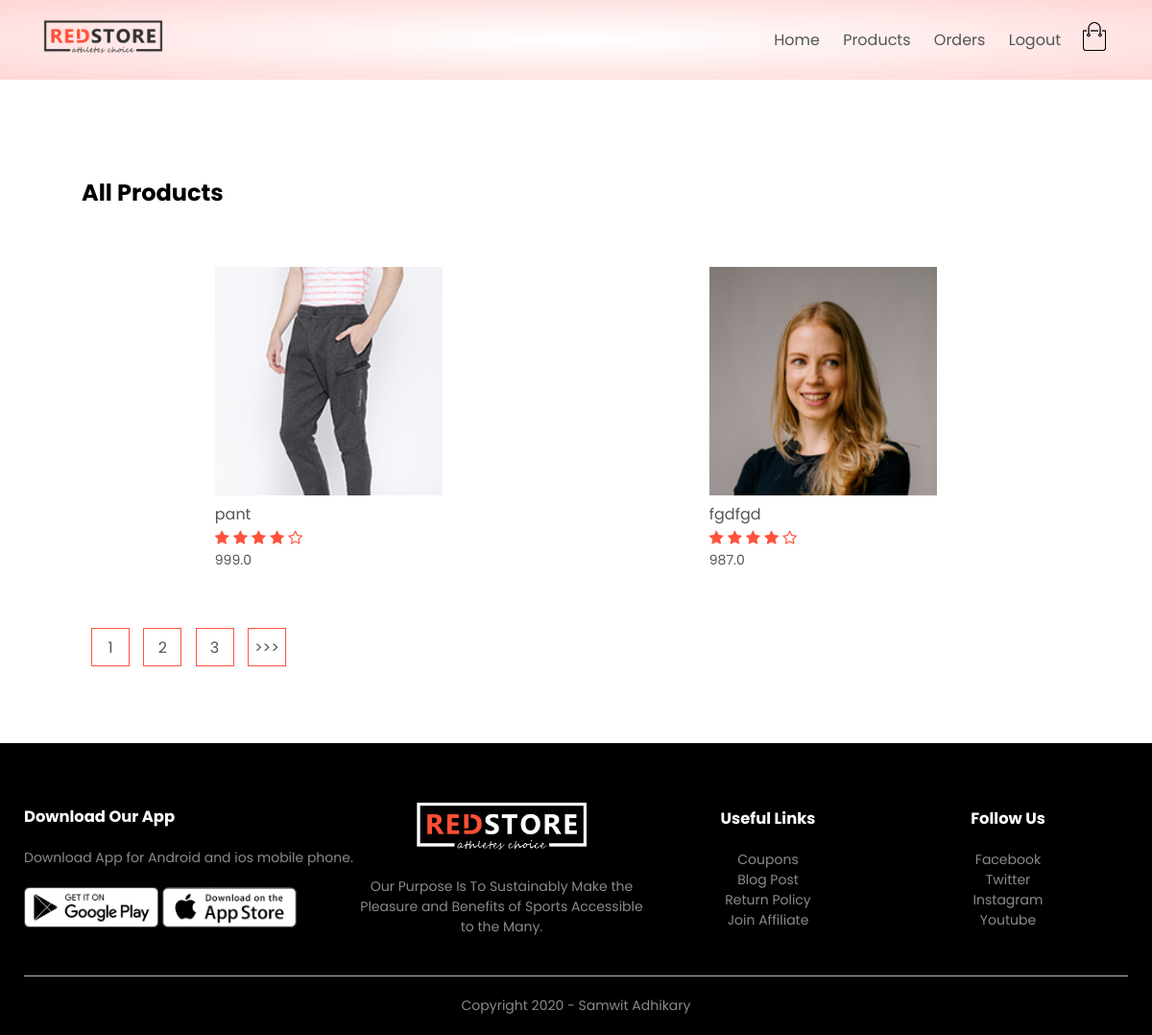
The app's page /product_list (signed in) with its own data.
### products/models.py (models this page shows, shortened)
class Product(models.Model):
    LIVE=1
    DELETE=0
    DELETE_CHOICES=((LIVE,'live'),(DELETE,'delete'))
    title=models.CharField(max_length=200)
    price=models.FloatField()
    description=models.TextField()
    image=models.ImageField(upload_to='media/')
    priority=models.IntegerField(default=0)
    delete_status=models.IntegerField(choices=DELETE_CHOICES,default=LIVE)
    created_at=models.DateTimeField(auto_now_add=True)
    updated_at=models.DateTimeField(auto_now=True)

### products/views.py (the view)
# urls.py: path('product_list',views.list_products,name='list_product'),
def list_products(request):
    page=1
    if request.GET:
        page=request.GET.get('page',1)
    product_list=Product.objects.order_by('-priority')
    product_paginator=Paginator(product_list,2)
    product_list=product_paginator.get_page(page)
    context={'products':product_list}
    return render(request,'products.html',context)

### products/templatetags/chunks.py (called while the page is built)
@register.filter(name='chunks')
def chunks(list_data,chunk_size):
    chunk=[]
    i=0
    for data in list_data:
        chunk.append(data)
        i=i+1
        if i==chunk_size:
            yield chunk
            i=0
            chunk=[]
    if chunk:
        yield chunk

### templates/products.html
{% extends 'blank_layout.html' %}
{% block content %}
{% include 'products_list.html' %}
{% endblock content %}

### templates/products_list.html (shortened to what this page needs)
{% load static %}
{% load chunks %}
<div class="small-container">
    <div class="row row-2">
        <h2>All Products</h2>
    </div>
    {% for product_chunks in products|chunks:4 %}
    <div class="row">
        {% for product in product_chunks %}
        <div class="col-4">
            <a href="{% url 'detail_product' product.id %}"><img src="{{ product.image.url }}"></a>
            <h4>{{ product.title }}</h4>
            <div class="rating">
                <i class="fa fa-star"></i>
                <i class="fa fa-star"></i>
                <i class="fa fa-star"></i>
                <i class="fa fa-star"></i>
                <i class="fa fa-star-o"></i>
            </div>
            <p>{{ product.price }}</p>
        </div>
        {% endfor %}
    </div>
    {% endfor %}
    <div class="page-btn">
        {% for i in products.paginator.page_range %}
        <a href="?page={{i}}"><span>{{i}}</span></a>
        {% endfor %}
        {% if products.has_next %}
        <a href="?page={{ products.next_page_number }}"><span>>>></span></a>
        {% endif %}
    </div>
</div>

### static/css/style.css (style rules this page uses)
* { margin: 0; padding: 0; box-sizing: border-box; }
body { font-family: 'Poppins', sans-serif; }
a { text-decoration: none; color: #555; }
p { color: #555; }
.row { display: flex; align-items: center; flex-wrap: wrap; justify-content: space-around; }
.small-container { max-width: 1080px; margin: auto; padding-left: 25px; padding-right: 25px; }
.col-4 { flex-basis: 25%; padding: 10px; min-width: 200px; margin-bottom: 50px; transition: transform 0.5s; }
.col-4 img { width: 100%; }
h4 { color: #555; font-weight: normal; }
.col-4 p { font-size: 14px; }
.rating .fa { color: #ff523b; }
.row-2 { justify-content: space-between; margin: 100px auto 50px; }
.page-btn { margin: 0 auto 80px; }
.page-btn span { display: inline-block; border: 1px solid #ff523b; margin-left: 10px; width: 40px; height: 40px; text-align: center; line-height: 40px; cursor: pointer; }

### records on screen
Product: image (picture), title "pant", price "999.0"
Product: image (picture), title "fgdfgd", price "987.0"

### other values on screen
{{ i }} "1" "2" "3"
